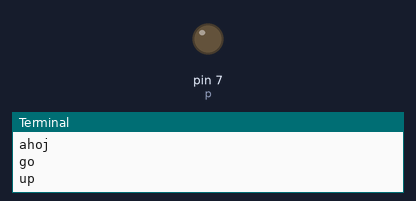
Bench run of a program on a simulated Raspberry Pi (header pin numbers). Shown: output pins drawn as LEDs (lit = HIGH), the last lines printed to the terminal.

Above: at 0.05 s.
At 0.95 s:
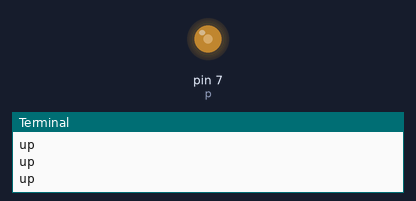
At 1.9 s:
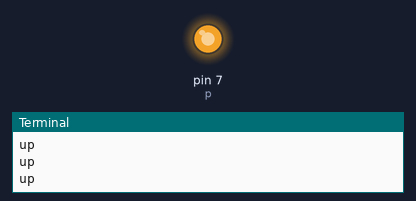
At 3.8 s:
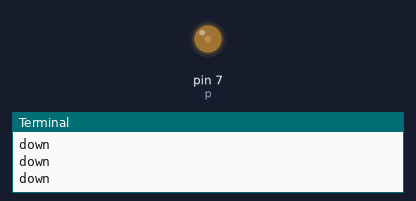
Timing chart, 0 to 5.5 s (numbered marks = the images above):
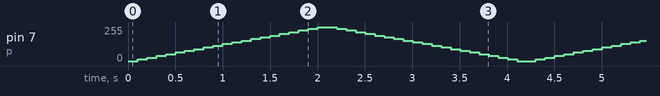

The program:

LED_test.py
```python
import time
import RPi.GPIO as GPIO

print('Initializing LED.')
GPIO.setmode(GPIO.BOARD)
GPIO.setup(7,GPIO.OUT)
p=GPIO.PWM(7,500)
p.start(100)
print('ahoj')
try:
	print('go')
	while 1:
		for dc in range(0,101,5):
			print('up')
			p.ChangeDutyCycle(dc)
			time.sleep(0.1)
		for dc in range(100,-1,-5):
			print('down')
			p.ChangeDutyCycle(dc)
			time.sleep(0.1)
except KeyboardInterrupt:
	pass
p.stop()
GPIO.cleanup()
```
